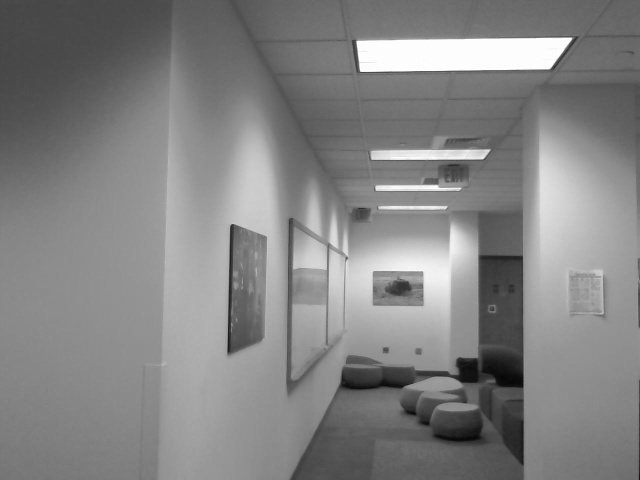
%> input picture test_images/non_planar_imgs/rot1.jpg, 640 x 480 px
$ octave fundamentalMatTest.m   (GNU Octave 9; MATLAB toolbox functions it lacks are replaced by stand-ins)
%> lines starting %> are read from the running program, lines starting %| are printed output that depends on the picture
clear;
clc;

%% read images
im1 = imread('../test_images/non_planar_imgs/rot1.jpg');
%> im1 is the input picture: size 480x640 uint8; min 7, max 255, mean 131.5
im2 = imread('../test_images/non_planar_imgs/rot2.jpg');
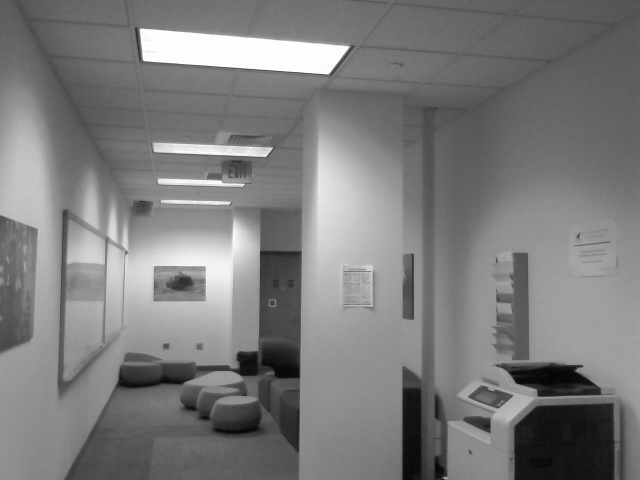
%> input picture test_images/non_planar_imgs/rot2.jpg, 640 x 480 px
%> im2 is the input picture: size 480x640 uint8; min 5, max 255, mean 124.1

K = [800, 0, 320;
     0, 800, 240;
     0, 0, 1];

%% extract point correspondances corners
im1_corners = detectHarrisFeatures(im1);
%> im1_corners = 60 points; strongest (x, y): (572, 39), (362, 71), (358, 42), (233, 225), (490, 151)
im2_corners = detectHarrisFeatures(im2);
%> im2_corners = 121 points; strongest (x, y): (349, 48), (141, 30), (272, 149), (144, 60), (266, 157)

[features1,valid_points1] = extractFeatures(im1,im1_corners);
%> valid_points1 = 54 points; strongest (x, y): (362, 71), (233, 225), (490, 151), (550, 69), (373, 159)
[features2,valid_points2] = extractFeatures(im2,im2_corners);
%> valid_points2 = 107 points; strongest (x, y): (272, 149), (266, 157), (329, 74), (230, 203), (577, 371)

matches = matchFeatures(features1, features2);
%> matches = 39 rows, first 12: [6 1; 7 2; 10 5; 11 8; 14 9; 15 10; 16 11; 17 12; 18 14; 19 15; 20 16; 22 17]

matchedPoints1 = valid_points1(matches(:,1),:);
%> matchedPoints1 = 39 points; strongest (x, y): (490, 151), (550, 69), (373, 159), (377, 190), (438, 186)
matchedPoints2 = valid_points2(matches(:,2),:);
%> matchedPoints2 = 39 points; strongest (x, y): (272, 149), (266, 157), (329, 74), (230, 203), (222, 181)

figure; showMatchedFeatures(im1,im2,matchedPoints1,matchedPoints2);
%> after `showMatchedFeatures(im1,im2,matchedPoints1,matchedPoints2)`:
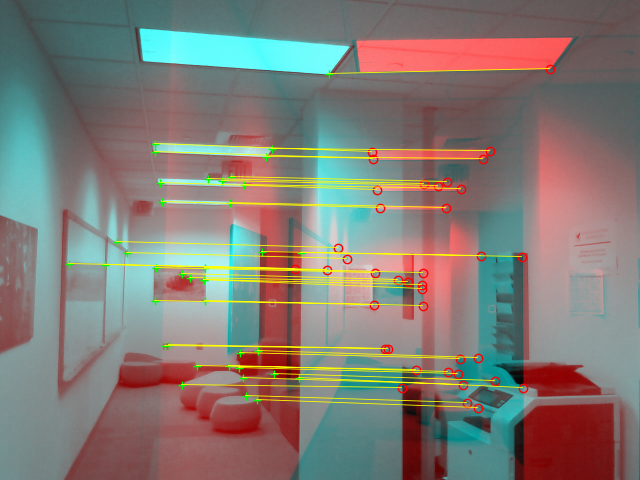
%> figure redrawn from the program's plot data

%% fundamental matrix
%> (the run ends here)
